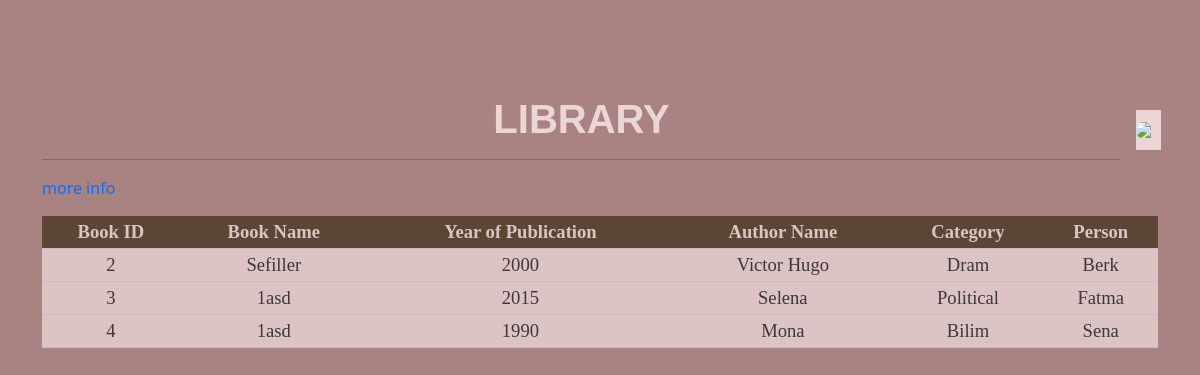
The app's page /books, older data.
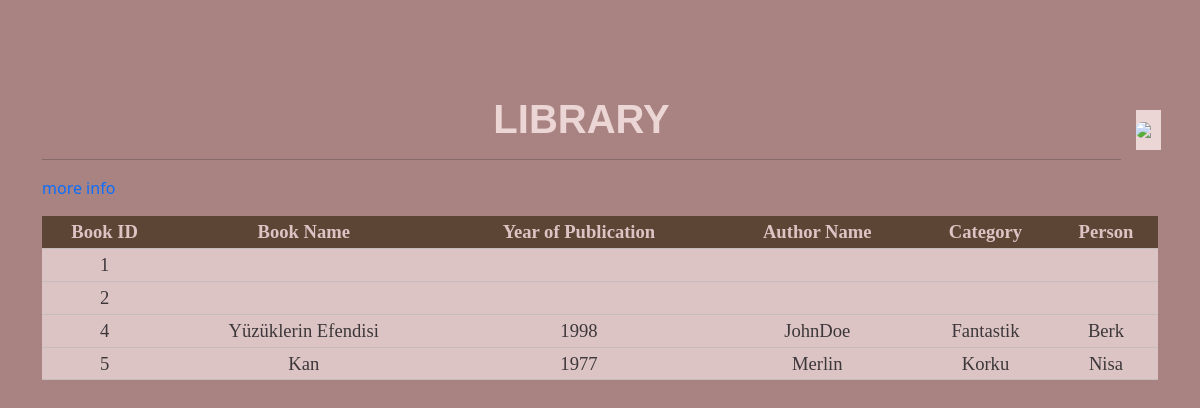
The same page, newer data.
### db/library.py (models this page shows, shortened)
class Library(db.Model):
    BookID=db.Column(db.Integer,primary_key=True)
    BookName=db.Column(db.String,nullable=False)
    Yearofpublication=db.Column(db.String,nullable=False)
    AuthorName=db.Column(db.String,nullable=False)
    Category=db.Column(db.String,nullable=False)
    Addp=db.Column(db.String,nullable=False)
    Book=db.relationship("Log",backref='library')

### app.py (the view)
@app.route("/books",methods=["GET"])
def books():
    return render_template("books.html",Books=Books)

### templates/books.html (shortened to what this page needs)
<!DOCTYPE html>
<html lang="en">
<head>
	<link href="https://cdn.jsdelivr.net/npm/bootstrap@5.1.0/dist/css/bootstrap.min.css" rel="stylesheet">
</head>
<div class="navigation">
	<a class="button" href="http://127.0.0.1:5000/">
  	<img src="http://cdn.onlinewebfonts.com/svg/img_409252.png">
	</a>
	</div>
<body>
	<div style="margin-Top:95px;" class="container">
		<center><h3><b>LIBRARY</h3></b></center>
		 <hr>
		 <table class="table">
		<a href="http://127.0.0.1:5000/access">more info</a>
		<table>
		<tr>
			<th>Book ID</th>
			<th>Book Name</th>
			<th>Year of Publication</th>
			<th>Author Name</th>
			<th>Category</th>
			<th>Person</th>
		</tr>
		<tr>
		{% for veri in Books %}
			<td>{{veri.BookID}}</td>
			<td>{{veri.BookName}}</td>
			<td>{{veri.Yearofpublication}}</td>
			<td>{{veri.AuthorName}}</td>
			<td>{{veri.Category}}</td>
			<td>{{veri.Addp}} </td>
		</tr>
			{%endfor%}
		</table>
		<br><br><br>
		</body>
		</html>

Row changes from the older to the newer data that the page shows:
removed Library: BookID "3", BookName "1asd", Yearofpublication "2015", AuthorName "Selena", Category "Political", Addp "Fatma"
added Library: BookID "1"
changed Library id 2: BookName "Sefiller" → (not shown); Yearofpublication "2000" → (not shown); AuthorName "Victor Hugo" → (not shown); Category "Dram" → (not shown); Addp "Berk" → (not shown)
changed Library id 4: BookName "1asd" → "Yüzüklerin Efendisi"; Yearofpublication "1990" → "1998"; AuthorName "Mona" → "JohnDoe"; Category "Bilim" → "Fantastik"; Addp "Sena" → "Berk"
added Library: BookID "5", BookName "Kan", Yearofpublication "1977", AuthorName "Merlin", Category "Korku", Addp "Nisa"
